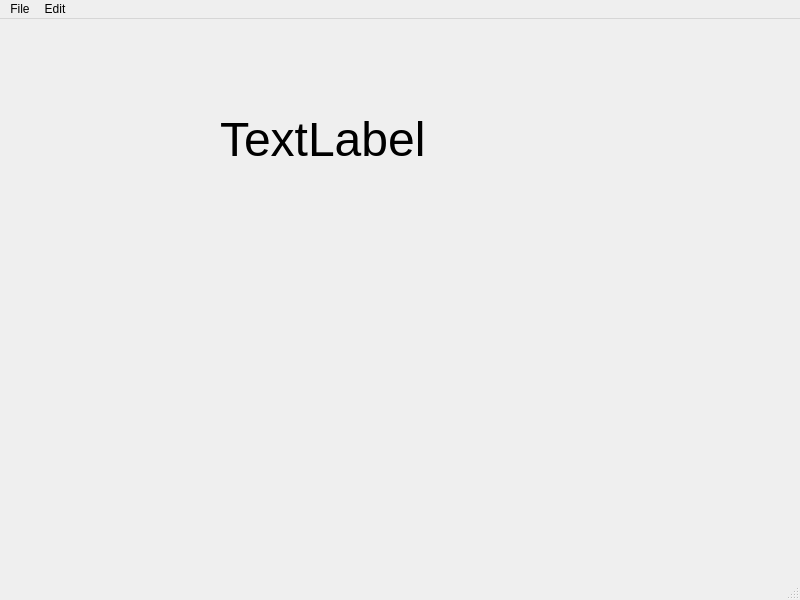
<?xml version="1.0" encoding="UTF-8"?>
<ui version="4.0">
 <class>MainWindow</class>
 <widget class="QMainWindow" name="MainWindow">
  <property name="geometry">
   <rect>
    <x>0</x>
    <y>0</y>
    <width>800</width>
    <height>600</height>
   </rect>
  </property>
  <property name="windowTitle">
   <string>MainWindow</string>
  </property>
  <widget class="QWidget" name="centralwidget">
   <widget class="QLabel" name="label">
    <property name="geometry">
     <rect>
      <x>220</x>
      <y>10</y>
      <width>341</width>
      <height>221</height>
     </rect>
    </property>
    <property name="font">
     <font>
      <pointsize>36</pointsize>
     </font>
    </property>
    <property name="text">
     <string>TextLabel</string>
    </property>
   </widget>
  </widget>
  <widget class="QMenuBar" name="menubar">
   <property name="geometry">
    <rect>
     <x>0</x>
     <y>0</y>
     <width>800</width>
     <height>22</height>
    </rect>
   </property>
   <widget class="QMenu" name="menuFile">
    <property name="title">
     <string>File</string>
    </property>
    <addaction name="actionNew"/>
    <addaction name="actionSave"/>
    <addaction name="actionImport"/>
   </widget>
   <widget class="QMenu" name="menuEdit">
    <property name="title">
     <string>Edit</string>
    </property>
    <addaction name="actionCopy"/>
    <addaction name="actionPaste"/>
   </widget>
   <addaction name="menuFile"/>
   <addaction name="menuEdit"/>
  </widget>
  <widget class="QStatusBar" name="statusbar"/>
  <action name="actionNew">
   <property name="text">
    <string>New</string>
   </property>
   <property name="statusTip">
    <string>Create a new file</string>
   </property>
   <property name="shortcut">
    <string>Ctrl+N</string>
   </property>
  </action>
  <action name="actionSave">
   <property name="text">
    <string>Save</string>
   </property>
   <property name="statusTip">
    <string>Save as file</string>
   </property>
  </action>
  <action name="actionImport">
   <property name="text">
    <string>Load image</string>
   </property>
   <property name="statusTip">
    <string>Load image from</string>
   </property>
  </action>
  <action name="actionCopy">
   <property name="text">
    <string>Copy</string>
   </property>
   <property name="statusTip">
    <string>Copy a file</string>
   </property>
   <property name="shortcut">
    <string>Ctrl+C</string>
   </property>
  </action>
  <action name="actionPaste">
   <property name="text">
    <string>Paste</string>
   </property>
   <property name="statusTip">
    <string>Paste a file</string>
   </property>
   <property name="shortcut">
    <string>Ctrl+V</string>
   </property>
  </action>
 </widget>
 <resources/>
 <connections/>
</ui>
